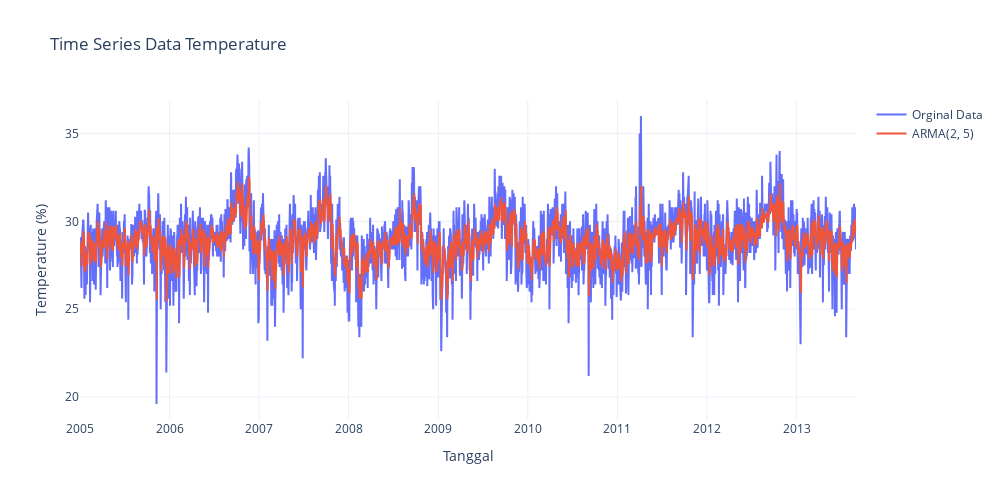

The cell this chart's notebook holds for it:
### Code cell
# Plot data ARIMA(2, 0, 5)
fig = go.Figure()

fig.add_trace(go.Scatter(x=df['T'], y=df['C'],
                    mode='lines',
                    name='Orginal Data',
                    )
              )

fig.add_trace(go.Scatter(x=df['T'], y=model_fit.fittedvalues,
                    mode='lines',
                    name='ARMA(2, 5)')
              )

fig.update_layout(
    title='Time Series Data Temperature',
    xaxis_title='Tanggal',
    yaxis_title='Temperature (%)',
    width=1000,
    height=500,
    template='plotly_white'
)

fig.show()

### Figure 1 — Plotly figure (JSON) as saved in the notebook; plotly's stock layout.template omitted (floating-point values rounded to 4 significant figures; data arrays with more than 128 entries replaced by an {"elided": "..."} marker saying what was removed)
{"data": [{"mode": "lines", "name": "Orginal Data", "type": "scatter", "x": {"elided": "3165 str values"}, "y": {"elided": "3165 float values"}}, {"mode": "lines", "name": "ARMA(2, 5)", "type": "scatter", "x": {"elided": "3165 str values"}, "y": {"elided": "3165 float values"}}], "layout": {"height": 500, "title": {"text": "Time Series Data Temperature"}, "width": 1000, "xaxis": {"title": {"text": "Tanggal"}}, "yaxis": {"title": {"text": "Temperature (%)"}}}}
